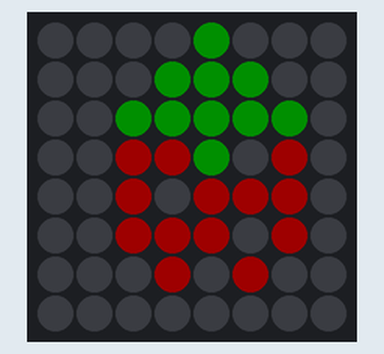
This sketch was run on a simulated ESP8266 (NodeMCU). Parts: 8×8 RGB LED matrix (first LED top left, wired row by row). Dim RGB values are drawn brighter than linear.

Above: at 0.1 s.

The sketch:

blume_2.ino
```cpp
#include <FastLED.h>

#define LED_PIN     D4

#define PIXEL_ROWS  8

#define PIXEL_COLS  8

#define NUM_LEDS    (PIXEL_ROWS * PIXEL_COLS)

#define BRIGHTNESS  30

#define LED_TYPE    WS2812B

#define COLOR_ORDER GRB

CRGB leds[NUM_LEDS];
int schwarz []= {29,35,45,52,};
int blätter []= {4,11,12,13,18,19,20,21,22,28,};
int rot []= {26,27,30,34,36,37,38,42,43,44,46,51,53,};

void setup() {
  FastLED.addLeds<LED_TYPE, LED_PIN, COLOR_ORDER>(leds, NUM_LEDS);

  fill_solid(leds, NUM_LEDS, CRGB::Black);
  FastLED.setBrightness(BRIGHTNESS);
  FastLED.show();
}


void loop() {
  for(int i = 0; i < sizeof(blätter)/sizeof(blätter[0]); i++){
    leds[blätter[i]] = CRGB::Green;
  }
  for(int i = 0; i < sizeof(schwarz)/sizeof(schwarz[0]); i++){
    leds[schwarz[i]] = CRGB::Black;
  }
  for(int i = 0; i < sizeof(rot)/sizeof(rot[0]); i++){
    leds[rot[i]] = CRGB::Red;
  }
  FastLED.show();
}
```
